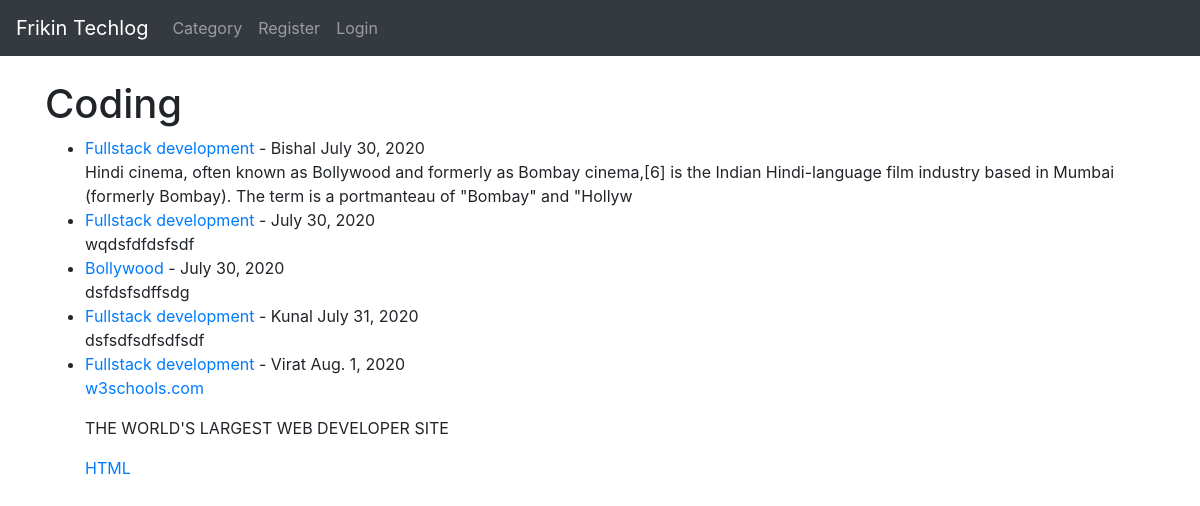
/category/coding/, run on the app's committed database.
### techlog/models.py (models this page shows, shortened)
class Post(models.Model):
    title = models.CharField(max_length=255)
    title_tag = models.CharField(max_length=255)
    author = models.ForeignKey(User, on_delete=models.CASCADE)
    body = RichTextField(blank=True, null=True)
    post_date = models.DateField(auto_now_add=True)
    category = models.CharField(max_length=255, default='coding')
    snippet = models.CharField(max_length=255) #default='Click the link Above to read the blog Post..')
    likes = models.ManyToManyField(User, related_name='blog_posts' )

### techlog/views.py (the view)
# urls.py: path('category/<str:cats>/', CategoryView, name='category'),
def CategoryView(request, cats):
    category_posts = Post.objects.filter(category=cats.replace('-', ' '))
    return render(request, 'categories.html', {'cats': cats.replace('-', ' ').title(), 'category_posts': category_posts})

### techlog/templates/categories.html (shortened to what this page needs)
{% extends 'base.html' %}
{% block content %}
{% if category_posts %}
<h1>{{ cats }} </h1>
<ul>
    {% for post in category_posts %}
    <li><a href="{% url 'article-detail' post.pk %}">
        {{post.title }} </a>
        - {{post.author.first_name}}
         {{ post.post_date}}     <br/>
    {{ post.body|slice:":200"|safe }}</li>
{% endfor %}
</ul>
{% else %}
<h2> Sorry this page does not exit</h2>
{% endif %}
{% endblock%}

### data on the page
Post: title "Fullstack development", author.first_name "Bishal", post_date "July 30, 2020", body "Hindi cinema, often known as Bollywood and formerly as Bombay cinema,[6] is the Indian Hindi-language film industry based in Mumbai (formerly Bombay). The term is a portmanteau of \"Bombay\" and \"Hollyw"
Post: title "Fullstack development", post_date "July 30, 2020", body "wqdsfdfdsfsdf"
Post: title "Bollywood", post_date "July 30, 2020", body "dsfdsfsdffsdg"
Post: title "Fullstack development", author.first_name "Kunal", post_date "July 31, 2020", body "dsfsdfsdfsdfsdf"
Post: title "Fullstack development", author.first_name "Virat", post_date "Aug. 1, 2020", body "w3schools.com THE WORLD'S LARGEST WEB DEVELOPER SITE HTML"

### other printed values
{{ cats }} "Coding"
